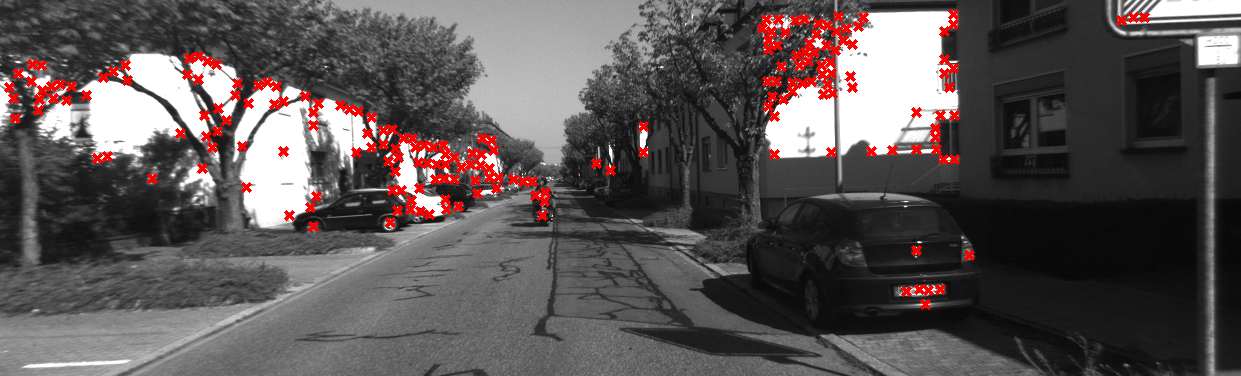
#> input picture UZH-DINF2039 - Vision Algorithms for Mobile Robotics/Exercise/Solution3_Harris_Detector&Tracker/results/detector/000000_harris_keypoints.png, 1241 x 376 px, given as the content of the folder data, which was not available
$ python track_keypoints.py
#> lines starting #> are read from the running program, lines starting #| are printed output that depends on the picture; pictures that were not available may be replaced by others from this repository, and a replacement may not be noted
### UZH-DINF2039 - Vision Algorithms for Mobile Robotics/Exercise/Solution3_Harris_Detector&Tracker/detect_keypoints.py
import os
import cv2
import numpy as np
from scipy.signal import convolve2d


def sobel_x(img):
    """
    Implement the Sobel filter along the x-axis.
    """
    kernel = np.array([[-1, 0, 1],
                       [-2, 0, 2],
                       [-1, 0, 1]], dtype=np.float32)
    return convolve2d(img, kernel, mode='valid')


def sobel_y(img):
    """
    Implement the Sobel filter along the y-axis.
    """
    kernel = np.array([[-1, -2, -1],
                       [0, 0, 0],
                       [1, 2, 1]], dtype=np.float32)
    return convolve2d(img, kernel, mode='valid')


def get_M(img, patch_size=5):
    """
    Construct the matrix M in Harris corner detector.
    """
    # Compute the derivatives using the Sobel filter.
    Ix = sobel_x(img)
    Iy = sobel_y(img)

    # Construct the matrix M.
    Ix_2 = np.power(Ix, 2)
    Iy_2 = np.power(Iy, 2)
    Ix_Iy = np.multiply(Ix, Iy)
    patch_sum_kernel = np.ones((patch_size, patch_size), dtype=np.float32)
    Ix_2_patch = convolve2d(Ix_2, patch_sum_kernel, mode='valid')
    Iy_2_patch = convolve2d(Iy_2, patch_sum_kernel, mode='valid')
    Ix_Iy_patch = convolve2d(Ix_Iy, patch_sum_kernel, mode='valid')
    M = np.stack((Ix_2_patch, Ix_Iy_patch, Ix_Iy_patch, Iy_2_patch), axis=-1)
    return M


def harris(img, patch_size=9, kappa=0.08):
    """
    Implement the Harris corner detector.
    """
    img_h, img_w = img.shape[:2]
    M = get_M(img, patch_size)

    # Compute the corner response scores
    h, w = M.shape[:2]
    M = M.reshape((h*w, 2, 2))
    scores = np.linalg.det(M) - kappa * np.power(np.trace(M, axis1=1, axis2=2), 2)
    scores = np.clip(scores, a_min=0, a_max=None).reshape((h, w))
    scores = np.pad(scores, pad_width=(((img_h-h)//2, (img_h-h)//2), ((img_w-w)//2, (img_w-w)//2)))
    return scores


# [15 lines left out: function shi_tomasi, not called in this run]


def select_keypoints(scores, n_keypoints=200, nms_radius=8):
    """
    Extract local maximas from the score map as keypoints
    """
    img_h, img_w = scores.shape[:2]

    keypoints = []
    for i in range(n_keypoints):
        h, w = divmod(np.argmax(scores), img_w)
        keypoints.append((h, w))
        box = (max(0, h-nms_radius), min(img_h, h+nms_radius+1), max(0, w-nms_radius), min(img_w, w+nms_radius+1))
        scores[box[0]:box[1], box[2]:box[3]] = 0
    return keypoints


# [33 lines that do not run on import are left out]

### UZH-DINF2039 - Vision Algorithms for Mobile Robotics/Exercise/Solution3_Harris_Detector&Tracker/track_keypoints.py
import os
import cv2
import numpy as np
from scipy.spatial.distance import cdist
from detect_keypoints import harris, select_keypoints


def describe_keypoints(img, keypoints, radius=9):
    """
    Describe keypoints using image patches around them.
    """
    padded_img = np.pad(img, pad_width=((radius, radius), (radius, radius)))
    descriptors = []
    for keypoint in keypoints:
        h, w = keypoint[:2]
        descriptor = padded_img[h:(h+2*radius+1), w:(w+2*radius+1)].reshape(((2*radius+1)*(2*radius+1)))
        descriptors.append(descriptor)
    return descriptors


def match_descriptors(descriptors, last_descriptors, match_lambda=4):
    # Compute the pair-wise distances between two group of descriptors.
    descriptors = np.array(descriptors)
    descriptors = descriptors - np.mean(descriptors, axis=-1, keepdims=True)
    last_descriptors = np.array(last_descriptors)
    last_descriptors = last_descriptors - np.mean(last_descriptors, axis=-1, keepdims=True)
    distances = cdist(descriptors, last_descriptors)

    # Compute the threshold.
    thresh = match_lambda * np.min(distances)

    matches = - np.ones((len(descriptors)), dtype=np.int32)
    while True:
        d_min = np.min(distances)
        if d_min > thresh:
            break
        row, col = divmod(np.argmin(distances), len(last_descriptors))
        matches[row] = col
        distances[row, :] = np.inf
        distances[:, col] = np.inf
    return matches


if __name__ == '__main__':
    patch_size = 9
    harris_kappa= 0.08
    n_keypoints = 200
    nms_radius = 8
    descriptor_radius = 9
    match_lambda = 4
    img_dir = 'data'
    save_dir = 'results/tracker'
    os.makedirs(save_dir, exist_ok=True)

    img_files = sorted(os.listdir(img_dir))
    last_keypoints = None
    last_descriptors = None
    matches = None
    for t, img_file in enumerate(img_files):
        img = cv2.imread(os.path.join(img_dir, img_file))
#> img is the input picture: shape (376, 1241, 3); mean B, G, R 84.3, 84.3, 92.3
        img = cv2.cvtColor(img, cv2.COLOR_BGR2GRAY)
#> img: shape (376, 1241)
        # Harris detector
        harris_scores = harris(img, patch_size=patch_size, kappa=harris_kappa)
#> in sobel_y, `return convolve2d(img, kernel, mode='valid')`:
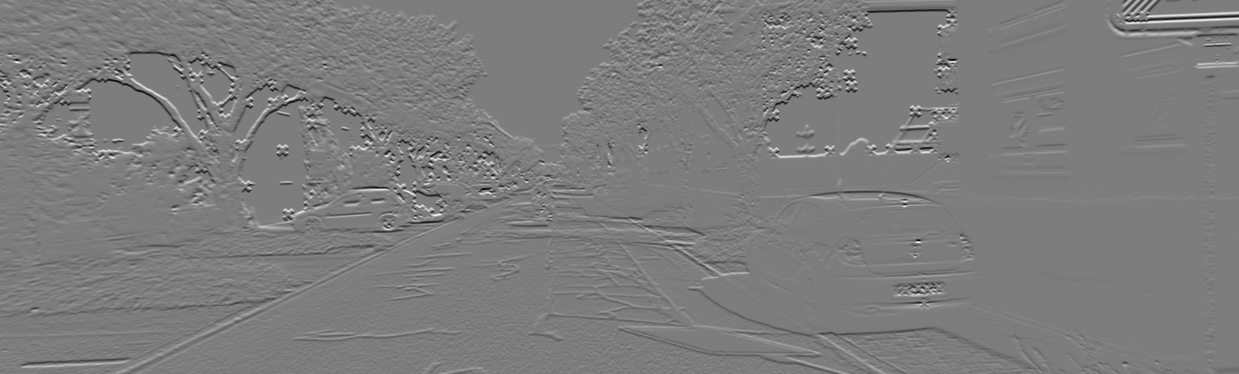
#> returned value: shape (374, 1239) float32; min -900, max 933, mean 0.2; drawn with min black and max white
#> in get_M, `Ix_Iy_patch = convolve2d(Ix_Iy, patch_sum_kernel, mode='valid')`:
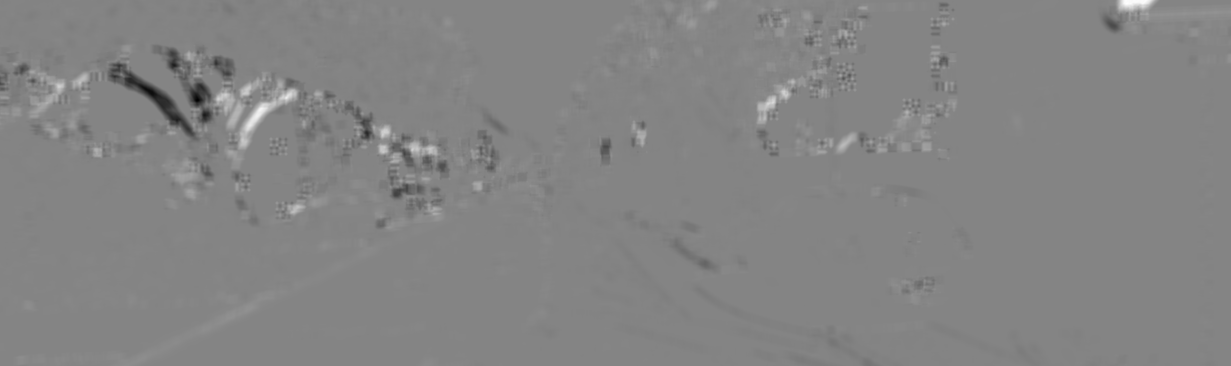
#> Ix_Iy_patch: shape (366, 1231) float32; min -8153784, max 7556198, mean -9763.6; drawn with min black and max white
#> in get_M, `M = np.stack((Ix_2_patch, Ix_Iy_patch, Ix_Iy_patch, Iy_2_patch), axis=..`:
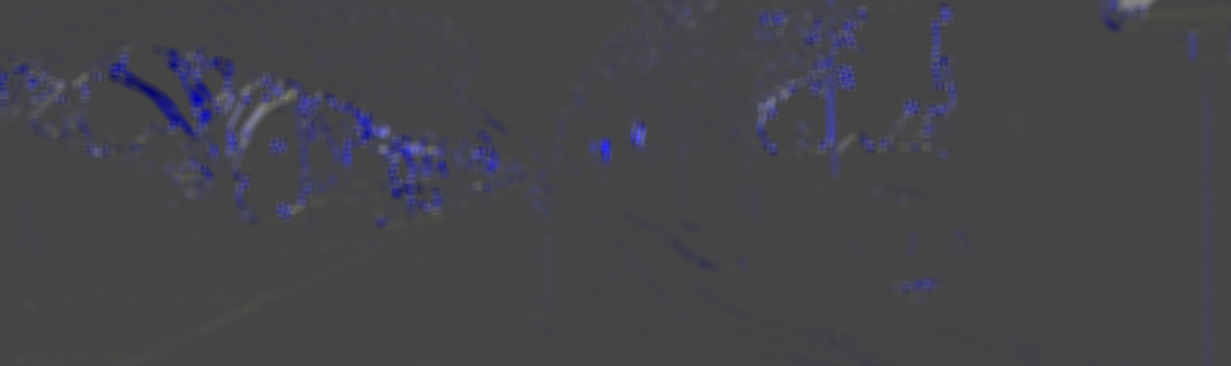
#> M: shape (366, 1231, 4) float32; mean of channels 0, 1, 2, 3 533960.5, -9763.2, -9763.2, 702880.9; drawn with min black and max white
#> in harris, `scores = np.clip(scores, a_min=0, a_max=None).reshape((h, w))`:
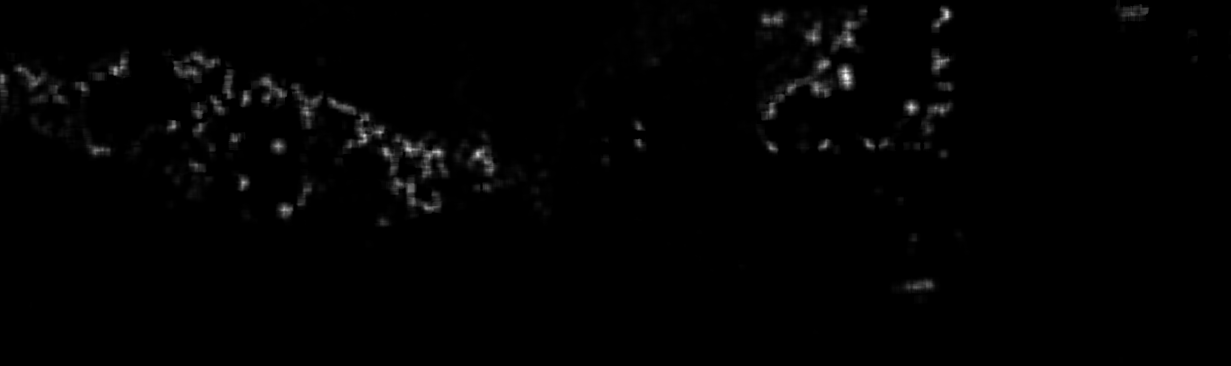
#> scores: shape (366, 1231) float32; min 0, max 8.22e+13, mean 7.72e+11; drawn with min black and max white
        keypoints = select_keypoints(harris_scores, n_keypoints, nms_radius)
#> the loop in select_keypoints, `for i in range(n_keypoints):` made 200 passes
#> (h, w, box) on passes 1 to 3: (80, 850, (72, 89, 842, 859)), (19, 952, (11, 28, 944, 961)), (159, 482, (151, 168, 474, 491))
#> after the loop in select_keypoints, `for i in range(n_keypoints):`:
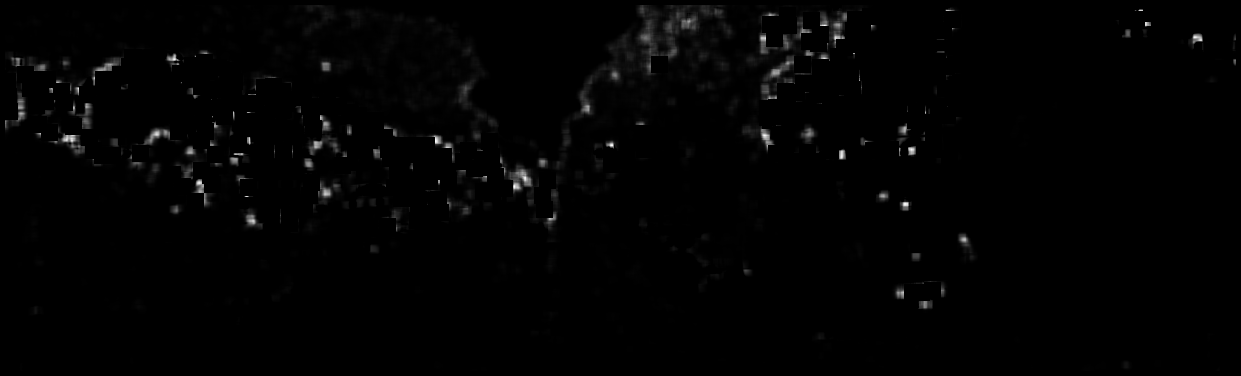
#> scores: shape (376, 1241) float32; min 0, max 5.99e+12, mean 6.18e+10; drawn with min black and max white
#> after the loop in select_keypoints, `for i in range(n_keypoints):`: keypoints = 200 pairs, first value 11 to 292, second value 7 to 1200
        descriptors = describe_keypoints(img, keypoints, descriptor_radius)
#> in describe_keypoints, `padded_img = np.pad(img, pad_width=((radius, radius), (radius, radius)))`:
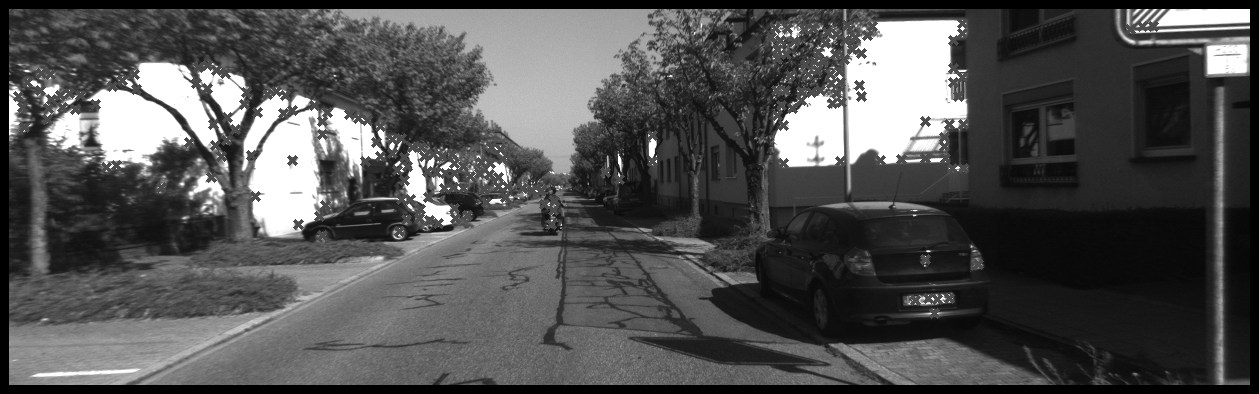
#> padded_img: shape (394, 1259); min 0, max 255, mean 81.6
#> the loop in describe_keypoints, `for keypoint in keypoints:` made 200 passes
#> (h, w) on passes 1 to 3: (80, 850), (19, 952), (159, 482)
#> after the loop in describe_keypoints, `for keypoint in keypoints:`: descriptors = 200 items
#> descriptors = 200 items
        # Match keypoints
        if last_keypoints is not None and last_descriptors is not None:
            matches = match_descriptors(descriptors, last_descriptors, match_lambda)
        # Visualize detection & tracking
        img = cv2.cvtColor(img, cv2.COLOR_GRAY2BGR)
#> img: shape (376, 1241, 3)
        for i, keypoint in enumerate(keypoints):
            cv2.drawMarker(img, (int(keypoint[1]), int(keypoint[0])), (0, 0, 255),
                           cv2.MARKER_TILTED_CROSS, markerSize=7, thickness=3)
            if matches is not None:
                if matches[i] > 0:
                    last_keypoint = last_keypoints[matches[i]]
                    cv2.line(img, (int(keypoint[1]), int(keypoint[0])),
                             (int(last_keypoint[1]), int(last_keypoint[0])), (0, 255, 0), 3)
#> this loop made 200 passes
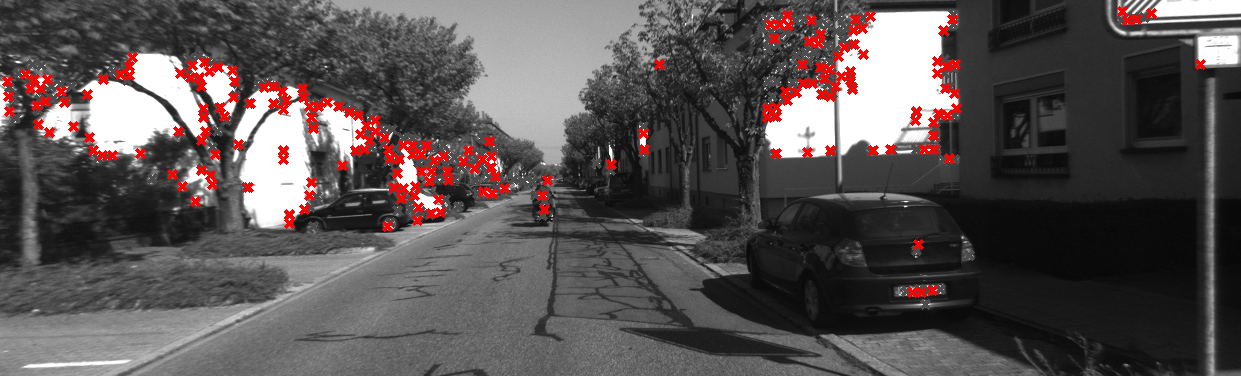
#> img: shape (376, 1241, 3); mean B, G, R 82.3, 82.3, 90.2
        cv2.imwrite(os.path.join(save_dir, img_file), img)
        # Update
        last_keypoints = keypoints
#> last_keypoints has the same summary as keypoints in select_keypoints
        last_descriptors = descriptors
#> last_descriptors = 200 items
